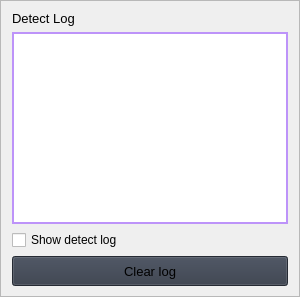
                        <widget class="QFrame" name="frame_2">
                         <property name="sizePolicy">
                          <sizepolicy hsizetype="Fixed" vsizetype="Preferred">
                           <horstretch>0</horstretch>
                           <verstretch>0</verstretch>
                          </sizepolicy>
                         </property>
                         <property name="minimumSize">
                          <size>
                           <width>300</width>
                           <height>0</height>
                          </size>
                         </property>
                         <property name="maximumSize">
                          <size>
                           <width>300</width>
                           <height>16777215</height>
                          </size>
                         </property>
                         <property name="frameShape">
                          <enum>QFrame::StyledPanel</enum>
                         </property>
                         <property name="frameShadow">
                          <enum>QFrame::Raised</enum>
                         </property>
                         <layout class="QVBoxLayout" name="verticalLayout_28">
                          <property name="spacing">
                           <number>6</number>
                          </property>
                          <property name="topMargin">
                           <number>10</number>
                          </property>
                          <property name="bottomMargin">
                           <number>10</number>
                          </property>
                          <item>
                           <widget class="QLabel" name="labelBoxBlenderInstalation_8">
                            <property name="sizePolicy">
                             <sizepolicy hsizetype="Preferred" vsizetype="Fixed">
                              <horstretch>0</horstretch>
                              <verstretch>0</verstretch>
                             </sizepolicy>
                            </property>
                            <property name="font">
                             <font>
                              <pointsize>10</pointsize>
                              <italic>false</italic>
                              <bold>false</bold>
                             </font>
                            </property>
                            <property name="styleSheet">
                             <string notr="true"/>
                            </property>
                            <property name="text">
                             <string>Detect Log</string>
                            </property>
                           </widget>
                          </item>
                          <item>
                           <widget class="QTextBrowser" name="Detect_LOG">
                            <property name="styleSheet">
                             <string notr="true">border: 2px solid #bd93f9;

</string>
                            </property>
                            <property name="html">
                             <string>&lt;!DOCTYPE HTML PUBLIC &quot;-//W3C//DTD HTML 4.0//EN&quot; &quot;http://www.w3.org/TR/REC-html40/strict.dtd&quot;&gt;
&lt;html&gt;&lt;head&gt;&lt;meta name=&quot;qrichtext&quot; content=&quot;1&quot; /&gt;&lt;meta charset=&quot;utf-8&quot; /&gt;&lt;style type=&quot;text/css&quot;&gt;
p, li { white-space: pre-wrap; }
&lt;/style&gt;&lt;/head&gt;&lt;body style=&quot; font-family:'Segoe UI'; font-size:10pt; font-weight:400; font-style:normal;&quot;&gt;
&lt;p style=&quot;-qt-paragraph-type:empty; margin-top:0px; margin-bottom:0px; margin-left:0px; margin-right:0px; -qt-block-indent:0; text-indent:0px;&quot;&gt;&lt;br /&gt;&lt;/p&gt;&lt;/body&gt;&lt;/html&gt;</string>
                            </property>
                           </widget>
                          </item>
                          <item>
                           <widget class="QCheckBox" name="show_log">
                            <property name="maximumSize">
                             <size>
                              <width>320</width>
                              <height>16777215</height>
                             </size>
                            </property>
                            <property name="text">
                             <string>Show detect log</string>
                            </property>
                           </widget>
                          </item>
                          <item>
                           <widget class="QPushButton" name="btn_clear_log">
                            <property name="minimumSize">
                             <size>
                              <width>150</width>
                              <height>30</height>
                             </size>
                            </property>
                            <property name="font">
                             <font>
                              <pointsize>10</pointsize>
                              <italic>false</italic>
                              <bold>false</bold>
                             </font>
                            </property>
                            <property name="cursor">
                             <cursorShape>PointingHandCursor</cursorShape>
                            </property>
                            <property name="styleSheet">
                             <string notr="true">background-color: rgb(52, 59, 72);</string>
                            </property>
                            <property name="text">
                             <string>Clear log</string>
                            </property>
                            <property name="icon">
                             <iconset resource="resources.qrc">
                              <normaloff>:/icons/images/icons/cil-x-circle.png</normaloff>:/icons/images/icons/cil-x-circle.png</iconset>
                            </property>
                           </widget>
                          </item>
                         </layout>
                        </widget>
